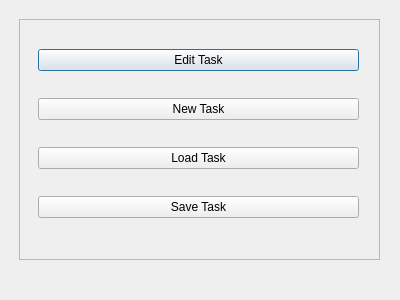
<?xml version="1.0" encoding="UTF-8"?>
<ui version="4.0">
 <class>TaskEdit</class>
 <widget class="QDialog" name="TaskEdit">
  <property name="geometry">
   <rect>
    <x>0</x>
    <y>0</y>
    <width>400</width>
    <height>300</height>
   </rect>
  </property>
  <property name="windowTitle">
   <string>Dialog</string>
  </property>
  <widget class="QFrame" name="frame">
   <property name="geometry">
    <rect>
     <x>19</x>
     <y>19</y>
     <width>361</width>
     <height>241</height>
    </rect>
   </property>
   <property name="frameShape">
    <enum>QFrame::StyledPanel</enum>
   </property>
   <property name="frameShadow">
    <enum>QFrame::Raised</enum>
   </property>
   <widget class="QWidget" name="verticalLayoutWidget">
    <property name="geometry">
     <rect>
      <x>19</x>
      <y>9</y>
      <width>321</width>
      <height>211</height>
     </rect>
    </property>
    <layout class="QVBoxLayout" name="verticalLayout">
     <item>
      <widget class="QPushButton" name="pushButton">
       <property name="text">
        <string>Edit Task</string>
       </property>
      </widget>
     </item>
     <item>
      <widget class="QPushButton" name="pushButton_2">
       <property name="text">
        <string>New Task</string>
       </property>
      </widget>
     </item>
     <item>
      <widget class="QPushButton" name="pushButton_3">
       <property name="text">
        <string>Load Task</string>
       </property>
      </widget>
     </item>
     <item>
      <widget class="QPushButton" name="pushButton_4">
       <property name="text">
        <string>Save Task</string>
       </property>
      </widget>
     </item>
    </layout>
   </widget>
  </widget>
 </widget>
 <resources/>
 <connections/>
</ui>
